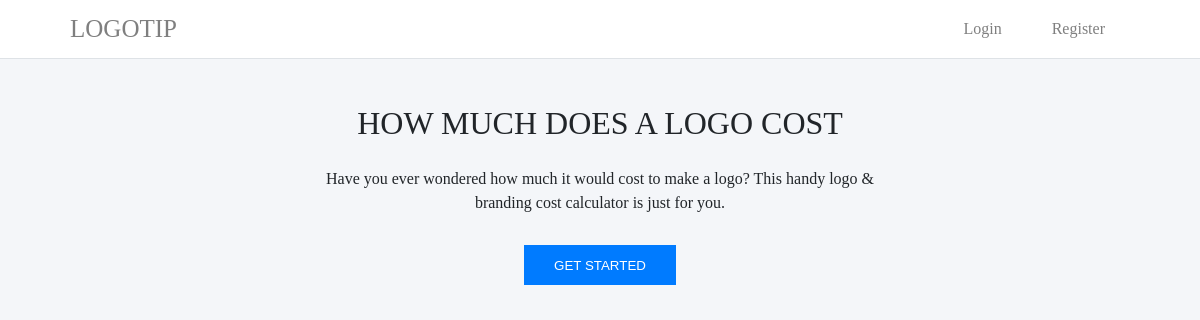
Page /calculator_redirect/1 on the committed database.
### tables this page shows
CREATE TABLE IF NOT EXISTS `calculator` (
  `id` int(11) NOT NULL AUTO_INCREMENT,
  `calculatorName` varchar(150) NOT NULL DEFAULT '0',
  `estimateText` text NOT NULL,
  `heading` varchar(250) NOT NULL,
  `calculatorText` text NOT NULL,
  `button` varchar(50) NOT NULL,
  `logo` varchar(50) NOT NULL,
  `currency` varchar(50) NOT NULL,
  `backgroundColor` varchar(50) NOT NULL DEFAULT '0',
  `color` varchar(50) NOT NULL DEFAULT '0',
  `date` timestamp NOT NULL DEFAULT CURRENT_TIMESTAMP ON UPDATE CURRENT_TIMESTAMP,
  `optionStatus` set('0','1') NOT NULL DEFAULT '0',
  `archived` set('0','1') NOT NULL DEFAULT '0',
  `defaultCalculators` set('0','1') NOT NULL DEFAULT '0',
  `user_id` int(11) NOT NULL,
  PRIMARY KEY (`id`),
  KEY `user` (`user_id`),
  CONSTRAINT `user` FOREIGN KEY (`user_id`) REFERENCES `user` (`id`)
);

### index.php (called while the page is built, shortened)
<?php require 'main.php'; ?>

### include/functions.inc.php (called while the page is built, shortened)
<?php
    function validateCalculator($calculatorName) {
        $error = false;
        return $error;
    }
?>

### pages/calculator_redirect.php (the view, shortened to what this page needs)
<?php
    if(isset($_GET['id'])) {
        require_once('include/db_connection.php');
        require_once('include/functions.inc.php');
        $id = htmlspecialchars($_GET['id']);
        if(!validateCalculator($id)) {
            $archived = '0';
            $query = "SELECT * FROM calculator WHERE id = ? AND archived = ?";
            $stmt = $conn->stmt_init();
            if(!$stmt->prepare($query)) {
                die($stmt->error);
            }
            $stmt->bind_param('is', $id, $archived);
            $stmt->execute();
            $result = $stmt->get_result();
            $calculator = $result->fetch_assoc();
        }
    } else {
        header('Location: calculators');
        exit();
    }
?>
<!DOCTYPE html>
<html lang="en">
<?php require_once('include/head.php'); ?>
<body style="background-color: #<?php echo $calculator['backgroundColor']; ?>; color: #<?php echo $calculator['color']; ?> ">
    <?php require_once('include/nav.php'); ?>
    <main>
        <div class="intro">
            <h1 class="intro__heading"><?php echo $calculator['heading']; ?></h1>
            <p class="intro__paragraph"><?php echo $calculator['calculatorText']; ?></p>
            <button class="intro__button"><?php echo $calculator['button']; ?></button>
        </div>
    </main>
</body>
</html>

### css/styles.css (style rules this page uses)
:root { --main-background: #f4f6f9; --nav-color: rgba(0, 0, 0, 0.5); --text-color: #212529; --nav-hover: rgba(0, 0, 0, 0.7); --sidebar: #343a40; --sidebar-text: #c2c7d0; --sidebar-border: #4f5962; --primary: #007bff; --primary-hover: #0069d9; --secondary: #6c757d; --info: #17a2b8; --info-hover: #138496; --delete: #dc3545; --delete-hover: #c82333; --input-border: #ced4da; --disabled: #e9ecef; }
* { margin: 0; padding: 0; -webkit-box-sizing: border-box; box-sizing: border-box; }
html { font-size: 62.5%; scroll-behavior: smooth; }
body { min-height: 100vh; font-size: 1.6rem; background-color: var(--main-background); color: var(--text-color); position: relative; }
h1, h2, h3, h4 { font-weight: 500; }
.intro { margin: 3rem auto; line-height: 1.5; max-width: 60rem; text-align: center; }
.intro__heading { text-transform: uppercase; }
.intro__paragraph { margin: 2rem 0 3rem; }
.intro__button { padding: 1.25rem 3rem; border: none; color: #fff; text-transform: uppercase; background-color: var(--primary); text-decoration: none; }
main { padding: 1rem 7rem; margin: 0 auto; }

### rows in the picture
calculator: heading "HOW MUCH DOES A LOGO COST", calculatorText "Have you ever wondered how much it would cost to make a logo? This handy logo & branding cost calculator is just for you.", button "GET STARTED"
